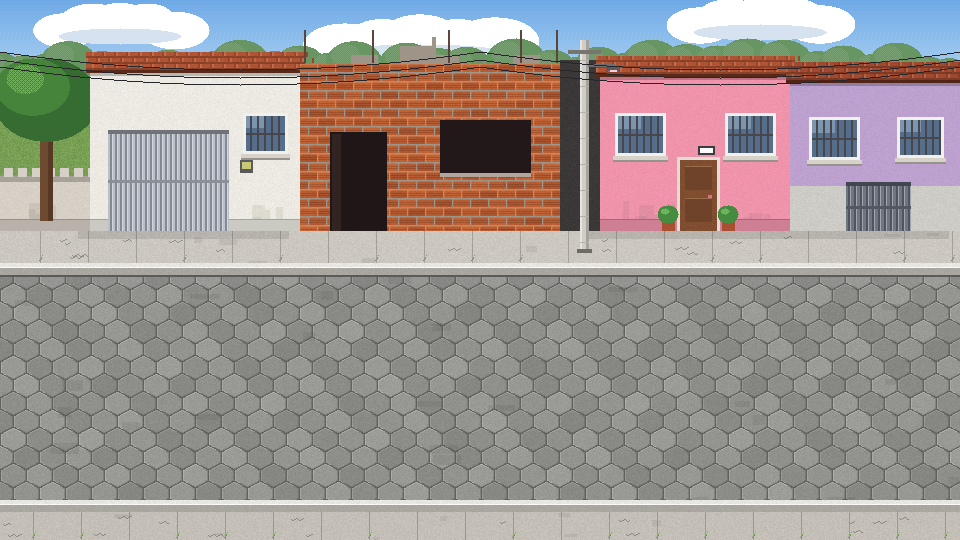
#> input picture assets/cenarios/rua.png, 960 x 540 px
$ python rua_camadas.py
#> lines starting #> are read from the running program, lines starting #| are printed output that depends on the picture
"""Separa a rua em camadas pro ciclo do dia: rua sem o céu (o jogo desenha o céu e o sol atrás das casas)
e a posição de cada janela (pra acender uma por uma). Gera assets/cenarios/rua_sem_ceu.png e rua_luzes.json.
Rodar: python rua_camadas.py
"""
import os, json
from PIL import Image

R = os.path.join(os.path.dirname(os.path.abspath(__file__)), "..", "..", "assets", "cenarios")
im = Image.open(os.path.join(R, "rua.png")).convert("RGBA")
#> im is the input picture: PIL image 960x540 RGBA; mean R, G, B, A 158.5, 151.9, 149, 255
px = im.load(); W, H = im.size
#> after `W, H = im.size`: W = 960; H = 540
vidro = set()
for y in range(H):
    for x in range(W):
        r, g, b, a = px[x, y]
        if y < 75 and ((b > 200 and b > r + 50) or (r > 235 and g > 235 and b > 235)):
            px[x, y] = (0, 0, 0, 0)                      # céu vira transparente
        elif abs(r - 84) < 8 and abs(g - 110) < 8 and abs(b - 140) < 8:
            vidro.add((x, y))
#> after the loop, vidro = 4368 items
im.save(os.path.join(R, "rua_sem_ceu.png"))
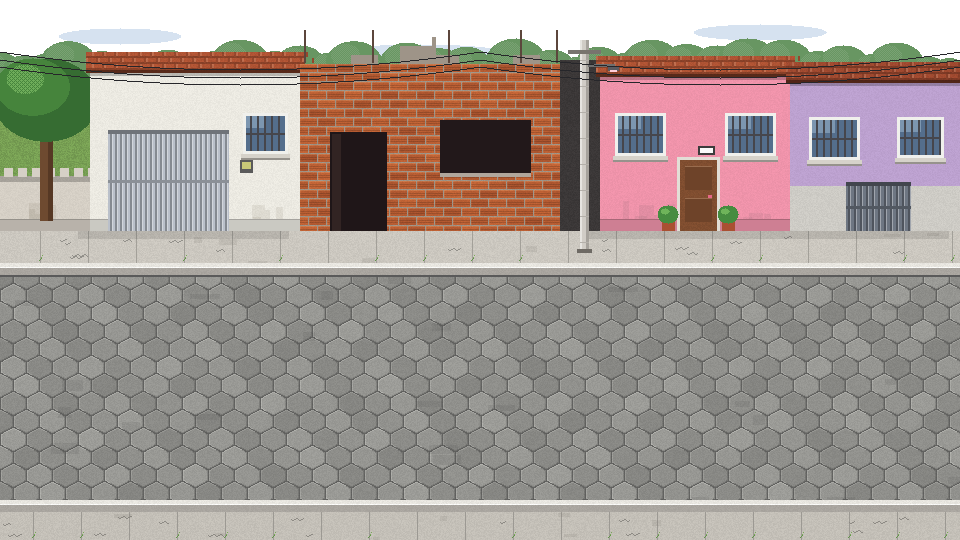
#> saved as rua_sem_ceu.png: PIL image 960x540 RGBA; mean R, G, B, A 144.5, 135.1, 129.4, 234.4; transparent parts drawn white
# agrupa o vidro em janelas (retângulos)
janelas, vis = [], set()
for p in sorted(vidro):
    if p in vis:
        continue
    pilha, pts = [p], []
    while pilha:
        q = pilha.pop()
        if q in vis or q not in vidro:
            continue
        vis.add(q); pts.append(q)
        x, y = q
        pilha += [(x + 1, y), (x - 1, y), (x, y + 1), (x, y - 1), (x + 2, y), (x, y + 2)]
    if len(pts) > 30:
        xs = [a for a, _ in pts]; ys = [b for _, b in pts]
        janelas.append([min(xs), min(ys), max(xs), max(ys)])
#> this loop made 4368 passes
#> p on passes 2, 3, 4, 5, 7, 8: (246, 129), (246, 130), (246, 131), (246, 132), (246, 136), (246, 137)
#> after the loop, janelas = 51 items, first 6: [246, 135, 249, 150], [252, 135, 256, 150], [259, 135, 263, 150], [266, 116, 270, 132], [266, 135, 270, 150], [273, 116, 277, 132]; vis = 4368 items
# junta pedaços da mesma janela (a grade divide o vidro)
mud = True
while mud:
    mud = False
    for i in range(len(janelas)):
        for j in range(i + 1, len(janelas)):
            a, b = janelas[i], janelas[j]
            if a[0] - 6 <= b[2] and b[0] - 6 <= a[2] and a[1] - 6 <= b[3] and b[1] - 6 <= a[3]:
                janelas[i] = [min(a[0], b[0]), min(a[1], b[1]), max(a[2], b[2]), max(a[3], b[3])]; janelas.pop(j); mud = True; break
        if mud:
            break
#> after the loop, janelas = [[246, 116, 284, 150], [618, 116, 662, 152], [728, 116, 772, 152], [812, 120, 856, 156], [900, 120, 938, 154]]
json.dump({"janelas": janelas, "poste": [584, 46]}, open(os.path.join(R, "rua_luzes.json"), "w"))
print("ok", len(janelas), "janelas")
#| ok 5 janelas
